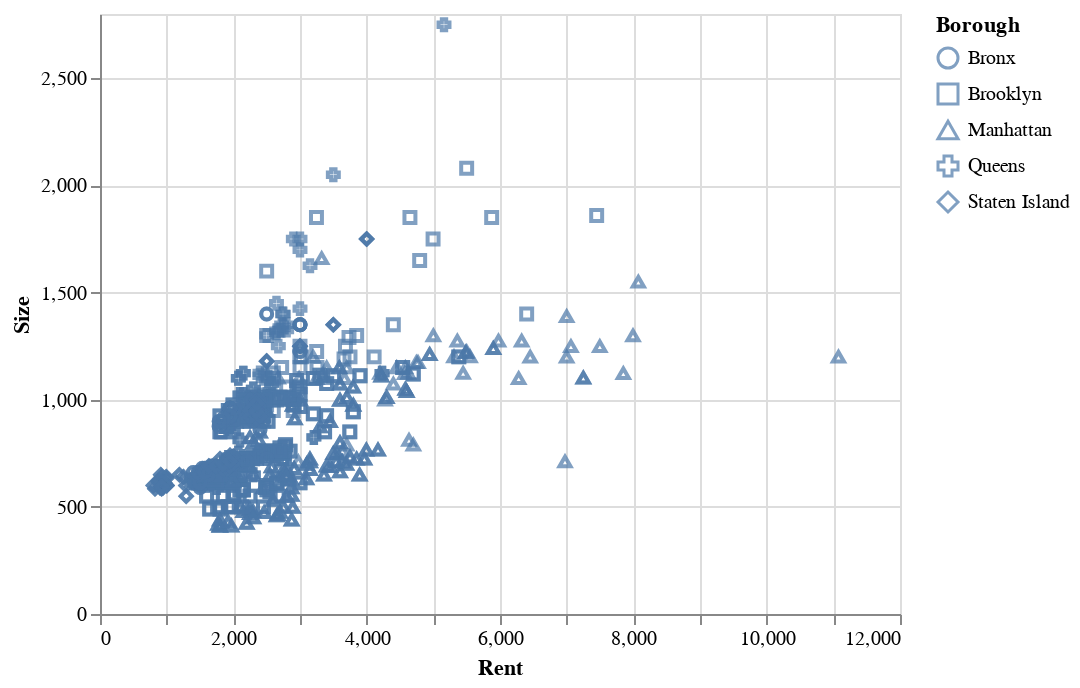

The code cell stored with this chart in its notebook:
### Code cell
# More visual representation of data
alt.Chart(df).mark_point().encode(x='Rent',y='Size',shape='Borough')

### Figure 1 — Vega-Lite specification as saved in the notebook (floating-point values rounded to 4 significant figures; data arrays with more than 128 entries replaced by an {"elided": "..."} marker saying what was removed)
{"config": {"view": {"continuousWidth": 400, "continuousHeight": 300}}, "data": {"name": "data-700e77bdaff4afc483d1a37e9259be5c"}, "mark": "point", "encoding": {"shape": {"type": "nominal", "field": "Borough"}, "x": {"type": "quantitative", "field": "Rent"}, "y": {"type": "quantitative", "field": "Size"}}, "$schema": "https://vega.github.io/schema/vega-lite/v4.8.1.json", "datasets": {"data-700e77bdaff4afc483d1a37e9259be5c": {"elided": "957 records"}}}
